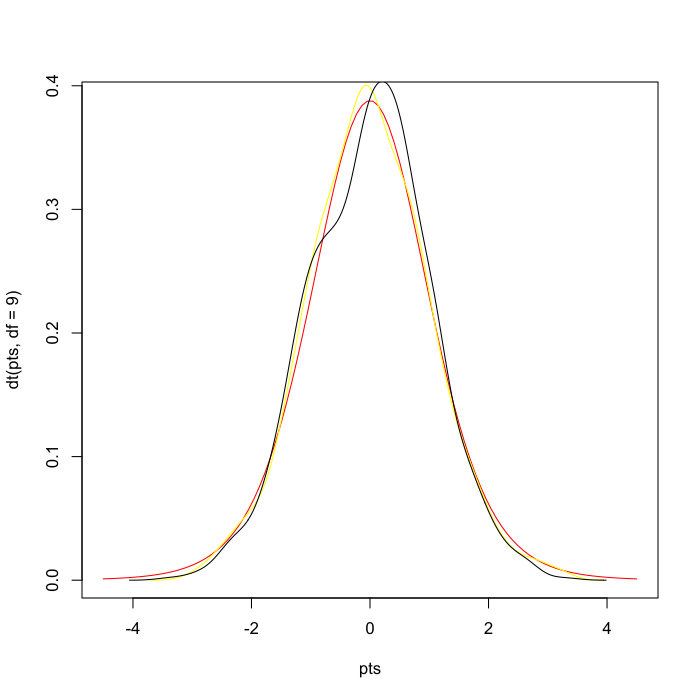

Reproduce this figure in R.
ClassA=rnorm(1000)
ClassB=rnorm(1000)
pts=seq(-4.5, 4.5, length=100)
plot(pts,dt(pts, df=9),col='red', type='l')
lines(density(ClassA), col='yellow')
lines(density(ClassB),col='black')
 
 #Apply the function for T-test
 ttest=t.test (ClassA, ClassB)
 ttest
 
 Welch Two Sample t-test

data:  ClassA and ClassB
t = -0.3333, df = 1997.1, p-value = 0.7389
alternative hypothesis: true difference in means is not equal to 0
95 percent confidence interval:
 -0.10459704  0.07420852
sample estimates:
  mean of x   mean of y 
-0.01124874  0.00394552 
